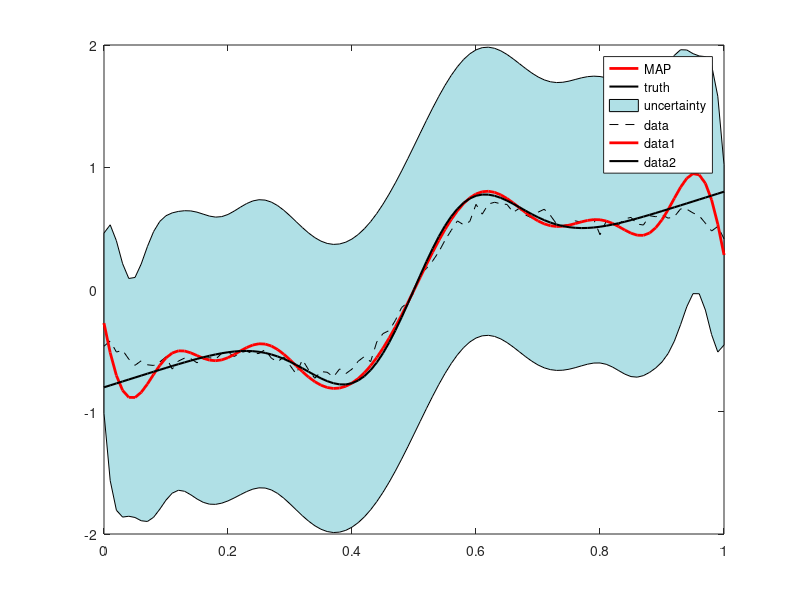

MATLAB code to generate this figure:
clear all
% Tan Bui-Thanh, April 2012
% Institute for computational engineering and sciences
% The University of Texas at Austin
% tanbui@ices.utexas.edu

% explore the posterior with smooth priors and without hyper-parameters.

rand('state',20);
randn('state',18);

% Mesh
n = 100; 
s = linspace(0,1,n+1)'; t = s;

% Prior flag
PriorFlag = 1; % 1: L_D
               % 2: L_A


% discretize the deblurring kernel
beta = 0.05;
a = 1/sqrt(2*pi*beta^2)*exp(-0.5*(1/beta^2)*t.^2);
A = 1/n*toeplitz(a);

% Truth 
xtrue = 10*(t-0.5).*exp(-0.5*1e2*(t-0.5).^2) -0.8 + 1.6*t;

%%------------additive noise-----------
noise = 5;       % Noise level in percentages of the max. of noiseless signal
y0 = A*xtrue;    % Noiseless signal
sigma = max(abs(y0))*noise/100;                % STD of the additive noise
y = y0 + sigma*randn(n+1,1);

sigma = sigma*10;

%%------------Prior construction----------
% standard deviation of the innovation
gamma = 1/n;
gamma = gamma*20;

% Construct the L_D matrix
if PriorFlag == 1,
  L = diag(ones(n+1,1)) - diag(0.5*ones(n,1),1) - diag(0.5*ones(n,1),-1);
elseif PriorFlag == 2,
  L_D = diag(ones(n+1,1)) - diag(0.5*ones(n,1),1) - diag(0.5*ones(n,1),-1);
  % you should never do this, but we do it anyway for convenience
  L_Dinv = inv(L_D);
  Dev = sqrt(gamma^2 * diag(L_Dinv * L_Dinv'));

  delta = gamma./ Dev(floor(n/2));
  L = L_D; 
  L(1,:) = 0; L(1,1) = delta;
  L(end,:) = 0; L(end,end) = delta;
else
  error('not supported')
end

% Calculating the MAP estimate and posterior variances, by least squares
xmean = [(1/sigma)*A;1/gamma*L]\[(1/sigma)*y;zeros(n+1,1)];
Gamma_post = inv((1/sigma^2)*A'*A + 1/gamma^2*L'*L); 

% Plotting the MAP estimate and the 2*STD envelope

% Defining different shades of blue for plotting
 shades = [176 224 230;
             135 206 235;
             135 206 255;
             126 192 238;
             108 166 205];
   shades = 1/255*shades;

STD = sqrt(diag(Gamma_post));
xhigh = xmean + 2*STD;
xlow = xmean - 2*STD;

figure
axes('fontsize',12);
plot(t,xmean,'r-','LineWidth',2), hold on
plot(t,xtrue,'k-','LineWidth',1.5)
fill([t;t(n+1:-1:1)],[xlow;xhigh(n+1:-1:1)],shades(1,:))
plot(t, y, 'k--')
legend('MAP', 'truth','uncertainty','data','location','best')
plot(t,xmean,'r-','LineWidth',2)
plot(t,xtrue,'k-','LineWidth',1.5)
